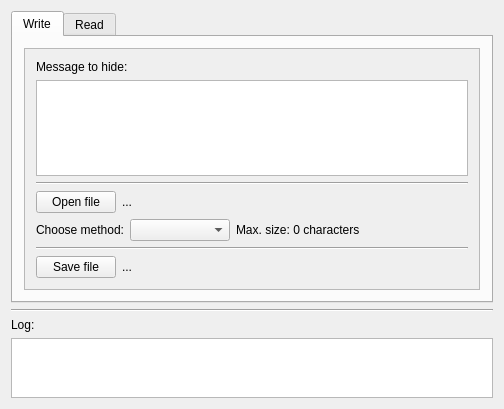
<?xml version="1.0" encoding="UTF-8"?>
<ui version="4.0">
 <class>MainWindow</class>
 <widget class="QMainWindow" name="MainWindow">
  <property name="geometry">
   <rect>
    <x>0</x>
    <y>0</y>
    <width>504</width>
    <height>409</height>
   </rect>
  </property>
  <property name="windowTitle">
   <string>Stegano</string>
  </property>
  <widget class="QWidget" name="centralWidget">
   <layout class="QVBoxLayout" name="verticalLayout_4">
    <item>
     <widget class="QTabWidget" name="tabWidget">
      <property name="tabPosition">
       <enum>QTabWidget::North</enum>
      </property>
      <property name="tabShape">
       <enum>QTabWidget::Rounded</enum>
      </property>
      <property name="currentIndex">
       <number>0</number>
      </property>
      <widget class="QWidget" name="tab">
       <attribute name="title">
        <string>Write</string>
       </attribute>
       <layout class="QVBoxLayout" name="verticalLayout">
        <item>
         <widget class="QScrollArea" name="scrollArea">
          <property name="styleSheet">
           <string notr="true">QScrollArea { background: transparent; }
QScrollArea &gt; QWidget &gt; QWidget { background: transparent; }</string>
          </property>
          <property name="widgetResizable">
           <bool>true</bool>
          </property>
          <widget class="QWidget" name="scrollAreaWidgetContents">
           <property name="geometry">
            <rect>
             <x>0</x>
             <y>0</y>
             <width>462</width>
             <height>242</height>
            </rect>
           </property>
           <layout class="QVBoxLayout" name="verticalLayout_2">
            <item>
             <widget class="QLabel" name="label">
              <property name="text">
               <string>Message to hide:</string>
              </property>
             </widget>
            </item>
            <item>
             <widget class="QPlainTextEdit" name="pteMessageToHide"/>
            </item>
            <item>
             <widget class="Line" name="line">
              <property name="orientation">
               <enum>Qt::Horizontal</enum>
              </property>
             </widget>
            </item>
            <item>
             <layout class="QHBoxLayout" name="horizontalLayout">
              <item>
               <widget class="QPushButton" name="pbOpenToEncode">
                <property name="sizePolicy">
                 <sizepolicy hsizetype="Fixed" vsizetype="Fixed">
                  <horstretch>0</horstretch>
                  <verstretch>0</verstretch>
                 </sizepolicy>
                </property>
                <property name="text">
                 <string>Open file</string>
                </property>
               </widget>
              </item>
              <item>
               <widget class="QLabel" name="lOpenToEncode">
                <property name="text">
                 <string>...</string>
                </property>
               </widget>
              </item>
             </layout>
            </item>
            <item>
             <layout class="QHBoxLayout" name="horizontalLayout_2">
              <item>
               <widget class="QLabel" name="label_3">
                <property name="sizePolicy">
                 <sizepolicy hsizetype="Fixed" vsizetype="Preferred">
                  <horstretch>0</horstretch>
                  <verstretch>0</verstretch>
                 </sizepolicy>
                </property>
                <property name="text">
                 <string>Choose method:</string>
                </property>
               </widget>
              </item>
              <item>
               <widget class="QComboBox" name="cbEncodeMethod">
                <property name="sizePolicy">
                 <sizepolicy hsizetype="Minimum" vsizetype="Fixed">
                  <horstretch>0</horstretch>
                  <verstretch>0</verstretch>
                 </sizepolicy>
                </property>
                <property name="minimumSize">
                 <size>
                  <width>100</width>
                  <height>0</height>
                 </size>
                </property>
                <property name="maximumSize">
                 <size>
                  <width>100</width>
                  <height>16777215</height>
                 </size>
                </property>
               </widget>
              </item>
              <item>
               <widget class="QLabel" name="lMaxSize">
                <property name="text">
                 <string>Max. size: 0 characters</string>
                </property>
               </widget>
              </item>
             </layout>
            </item>
            <item>
             <widget class="Line" name="line_2">
              <property name="orientation">
               <enum>Qt::Horizontal</enum>
              </property>
             </widget>
            </item>
            <item>
             <layout class="QHBoxLayout" name="horizontalLayout_3">
              <item>
               <widget class="QPushButton" name="pbSaveEncodedFile">
                <property name="sizePolicy">
                 <sizepolicy hsizetype="Fixed" vsizetype="Fixed">
                  <horstretch>0</horstretch>
                  <verstretch>0</verstretch>
                 </sizepolicy>
                </property>
                <property name="text">
                 <string>Save file</string>
                </property>
               </widget>
              </item>
              <item>
               <widget class="QLabel" name="lSaveEncodedFile">
                <property name="text">
                 <string>...</string>
                </property>
               </widget>
              </item>
             </layout>
            </item>
           </layout>
          </widget>
         </widget>
        </item>
       </layout>
      </widget>
      <widget class="QWidget" name="tab_2">
       <attribute name="title">
        <string>Read</string>
       </attribute>
       <layout class="QVBoxLayout" name="verticalLayout_3">
        <item>
         <widget class="QScrollArea" name="scrollArea_2">
          <property name="styleSheet">
           <string notr="true">QScrollArea { background: transparent; }
QScrollArea &gt; QWidget &gt; QWidget { background: transparent; }</string>
          </property>
          <property name="widgetResizable">
           <bool>true</bool>
          </property>
          <widget class="QWidget" name="scrollAreaWidgetContents_2">
           <property name="geometry">
            <rect>
             <x>0</x>
             <y>0</y>
             <width>462</width>
             <height>242</height>
            </rect>
           </property>
           <layout class="QVBoxLayout" name="verticalLayout_5">
            <item>
             <layout class="QHBoxLayout" name="horizontalLayout_4">
              <item>
               <widget class="QPushButton" name="pbFileToDecode">
                <property name="sizePolicy">
                 <sizepolicy hsizetype="Fixed" vsizetype="Fixed">
                  <horstretch>0</horstretch>
                  <verstretch>0</verstretch>
                 </sizepolicy>
                </property>
                <property name="text">
                 <string>Open file</string>
                </property>
               </widget>
              </item>
              <item>
               <widget class="QLabel" name="lFileToDecode">
                <property name="text">
                 <string>...</string>
                </property>
               </widget>
              </item>
             </layout>
            </item>
            <item>
             <layout class="QHBoxLayout" name="horizontalLayout_5">
              <item>
               <widget class="QLabel" name="label_8">
                <property name="sizePolicy">
                 <sizepolicy hsizetype="Fixed" vsizetype="Preferred">
                  <horstretch>0</horstretch>
                  <verstretch>0</verstretch>
                 </sizepolicy>
                </property>
                <property name="text">
                 <string>Choose method:</string>
                </property>
               </widget>
              </item>
              <item>
               <widget class="QComboBox" name="cbDecodeMethod">
                <property name="sizePolicy">
                 <sizepolicy hsizetype="Fixed" vsizetype="Fixed">
                  <horstretch>0</horstretch>
                  <verstretch>0</verstretch>
                 </sizepolicy>
                </property>
                <property name="minimumSize">
                 <size>
                  <width>100</width>
                  <height>0</height>
                 </size>
                </property>
                <property name="maximumSize">
                 <size>
                  <width>100</width>
                  <height>16777215</height>
                 </size>
                </property>
               </widget>
              </item>
              <item>
               <spacer name="horizontalSpacer">
                <property name="orientation">
                 <enum>Qt::Horizontal</enum>
                </property>
                <property name="sizeHint" stdset="0">
                 <size>
                  <width>40</width>
                  <height>20</height>
                 </size>
                </property>
               </spacer>
              </item>
              <item>
               <widget class="QPushButton" name="pushButton_4">
                <property name="sizePolicy">
                 <sizepolicy hsizetype="Fixed" vsizetype="Fixed">
                  <horstretch>0</horstretch>
                  <verstretch>0</verstretch>
                 </sizepolicy>
                </property>
                <property name="text">
                 <string>Read</string>
                </property>
               </widget>
              </item>
             </layout>
            </item>
            <item>
             <widget class="Line" name="line_3">
              <property name="orientation">
               <enum>Qt::Horizontal</enum>
              </property>
             </widget>
            </item>
            <item>
             <widget class="QLabel" name="label_10">
              <property name="text">
               <string>Message:</string>
              </property>
             </widget>
            </item>
            <item>
             <widget class="QPlainTextEdit" name="plainTextEdit_3"/>
            </item>
           </layout>
          </widget>
         </widget>
        </item>
       </layout>
      </widget>
     </widget>
    </item>
    <item>
     <widget class="Line" name="line_4">
      <property name="orientation">
       <enum>Qt::Horizontal</enum>
      </property>
     </widget>
    </item>
    <item>
     <widget class="QLabel" name="label_6">
      <property name="text">
       <string>Log:</string>
      </property>
     </widget>
    </item>
    <item>
     <widget class="QPlainTextEdit" name="pteLog">
      <property name="sizePolicy">
       <sizepolicy hsizetype="Expanding" vsizetype="Minimum">
        <horstretch>0</horstretch>
        <verstretch>0</verstretch>
       </sizepolicy>
      </property>
      <property name="maximumSize">
       <size>
        <width>16777215</width>
        <height>60</height>
       </size>
      </property>
      <property name="readOnly">
       <bool>true</bool>
      </property>
     </widget>
    </item>
   </layout>
  </widget>
 </widget>
 <layoutdefault spacing="6" margin="11"/>
 <resources/>
 <connections/>
</ui>
